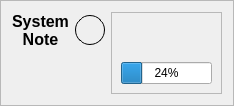
           <widget class="QFrame" name="table_frame">
            <property name="sizePolicy">
             <sizepolicy hsizetype="Preferred" vsizetype="Preferred">
              <horstretch>0</horstretch>
              <verstretch>0</verstretch>
             </sizepolicy>
            </property>
            <property name="minimumSize">
             <size>
              <width>0</width>
              <height>0</height>
             </size>
            </property>
            <property name="frameShape">
             <enum>QFrame::Shape::StyledPanel</enum>
            </property>
            <property name="frameShadow">
             <enum>QFrame::Shadow::Raised</enum>
            </property>
            <layout class="QHBoxLayout" name="horizontalLayout_4">
             <item>
              <layout class="QVBoxLayout" name="verticalLayout_6">
               <item>
                <layout class="QHBoxLayout" name="horizontalLayout_3">
                 <item>
                  <widget class="QLabel" name="lbl_system_note">
                   <property name="sizePolicy">
                    <sizepolicy hsizetype="Preferred" vsizetype="Minimum">
                     <horstretch>0</horstretch>
                     <verstretch>0</verstretch>
                    </sizepolicy>
                   </property>
                   <property name="font">
                    <font>
                     <pointsize>12</pointsize>
                     <bold>true</bold>
                    </font>
                   </property>
                   <property name="text">
                    <string>System
Note</string>
                   </property>
                   <property name="alignment">
                    <set>Qt::AlignmentFlag::AlignCenter</set>
                   </property>
                  </widget>
                 </item>
                 <item>
                  <widget class="QFrame" name="indicator_note_status">
                   <property name="enabled">
                    <bool>true</bool>
                   </property>
                   <property name="sizePolicy">
                    <sizepolicy hsizetype="Preferred" vsizetype="Preferred">
                     <horstretch>0</horstretch>
                     <verstretch>0</verstretch>
                    </sizepolicy>
                   </property>
                   <property name="minimumSize">
                    <size>
                     <width>30</width>
                     <height>30</height>
                    </size>
                   </property>
                   <property name="maximumSize">
                    <size>
                     <width>30</width>
                     <height>30</height>
                    </size>
                   </property>
                   <property name="layoutDirection">
                    <enum>Qt::LayoutDirection::LeftToRight</enum>
                   </property>
                   <property name="styleSheet">
                    <string notr="true">border-radius: 15px;  
    border: 1px solid black;
    width: 30px;
    height: 30px;
    background: qradialgradient(
        cx:0.5,cy:0.3,radius:1
        stop: 0 rgb(240, 240, 240),  
        stop: 0.8 rgb(100, 100, 100),
        stop: 1 rgb(240, 240, 240)   
    );</string>
                   </property>
                   <property name="frameShape">
                    <enum>QFrame::Shape::StyledPanel</enum>
                   </property>
                   <property name="frameShadow">
                    <enum>QFrame::Shadow::Raised</enum>
                   </property>
                  </widget>
                 </item>
                </layout>
               </item>
               <item>
                <widget class="QLabel" name="lbl_note_status_tag">
                 <property name="text">
                  <string/>
                 </property>
                </widget>
               </item>
              </layout>
             </item>
             <item>
              <widget class="QFrame" name="inner_table_frame">
               <property name="sizePolicy">
                <sizepolicy hsizetype="Preferred" vsizetype="Preferred">
                 <horstretch>1</horstretch>
                 <verstretch>0</verstretch>
                </sizepolicy>
               </property>
               <property name="frameShape">
                <enum>QFrame::Shape::StyledPanel</enum>
               </property>
               <property name="frameShadow">
                <enum>QFrame::Shadow::Raised</enum>
               </property>
               <layout class="QVBoxLayout" name="verticalLayout_9">
                <item>
                 <widget class="QLabel" name="txt_system_note">
                  <property name="text">
                   <string/>
                  </property>
                 </widget>
                </item>
                <item>
                 <widget class="QLabel" name="lbl_progress_status">
                  <property name="text">
                   <string/>
                  </property>
                 </widget>
                </item>
                <item>
                 <widget class="QProgressBar" name="bar_progress">
                  <property name="value">
                   <number>24</number>
                  </property>
                 </widget>
                </item>
               </layout>
              </widget>
             </item>
            </layout>
           </widget>
